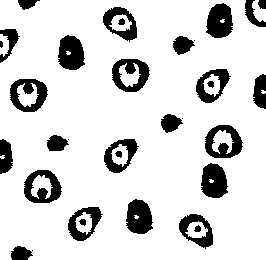
#> input picture imagen_entrada.jpg, 266 x 260 px
$ python main.py
#> lines starting #> are read from the running program, lines starting #| are printed output that depends on the picture; after the words box and inside, x2 and y2 are one past the last pixel; in counts of white or black regions, pixels touching at a corner belong together

#GRUPO : 6
# Integrantes:
# - CARLOS G AMARILLA VERDUN    CI: 4.945.001
# - ADRIAN ENRIQUE PEREZ GAONA  CI: 4.626.716
# - TOBIAS DANIEL OTAZO WIEGERT CI: 4.959.701


import cv2                       # OpenCV para procesamiento de imágenes
import numpy as np               # NumPy para operaciones con matrices
from skimage.util import invert  # Función para invertir imágenes (complemento)
from skimage.measure import label, regionprops  # Para etiquetar objetos y obtener propiedades

# Función para realizar reconstrucción morfológica geodésica
# marker: imagen semilla desde donde comenzará la reconstrucción
# mask: imagen que restringe el crecimiento de la reconstrucción
# kernel: elemento estructurante que define la conectividad
def reconstruccion_morfologica(marker, mask, kernel):
    prev = np.zeros_like(marker)  # Matriz para almacenar el estado anterior
    curr = marker.copy()          # Copia del marcador como punto de partida
    while True:
        prev[:] = curr            # Guarda estado actual para comparación
        dil = cv2.dilate(curr, kernel, iterations=1)  # Dilata la imagen actual
        curr = cv2.bitwise_and(dil, mask)  # Restringe el crecimiento según la máscara
        if np.array_equal(curr, prev):     # Verifica si hubo cambios
            break                 # Si no hay cambios, se alcanzó convergencia
    return curr                   # Devuelve la reconstrucción final


# -----------------------------
# ITEM 1: Generar Imagen A - Todas las células completas
# -----------------------------
img = cv2.imread('imagen_entrada.jpg', cv2.IMREAD_GRAYSCALE)  # Carga imagen original en escala de grises
#> img: shape (260, 266); 84% white; 33 black regions (5 under 20 px), largest, box (x1, y1, x2, y2) and area: (206, 3, 233, 38) 720, (58, 35, 85, 70) 720, (201, 163, 228, 198) 720
# Binariza la imagen usando el método Otsu y la invierte (células=1, fondo=0)
_, bin_img = cv2.threshold(img, 0, 1, cv2.THRESH_BINARY_INV + cv2.THRESH_OTSU)
h, w = bin_img.shape  # Obtiene dimensiones de la imagen
#> h = 260; w = 266

# Crea marcador inicial: solo los bordes de la imagen binarizada
# Este marcador identifica regiones conectadas al exterior
marker = np.zeros_like(bin_img)  # Inicializa marcador con ceros
marker[0, :]   = bin_img[0, :]   # Copia borde superior
#> marker: shape (260, 266); values 0 (black) and 1 (white), 0.05% white in thin lines or dots, all inside (x1, y1, x2, y2) = (18, 0, 266, 1)
marker[-1, :]  = bin_img[-1, :]  # Copia borde inferior
#> marker: shape (260, 266); values 0 (black) and 1 (white), 0.08% white in thin lines or dots
marker[:, 0]   = bin_img[:, 0]   # Copia borde izquierdo
#> marker: shape (260, 266); values 0 (black) and 1 (white), 0.15% white in thin lines or dots
marker[:, -1]  = bin_img[:, -1]  # Copia borde derecho
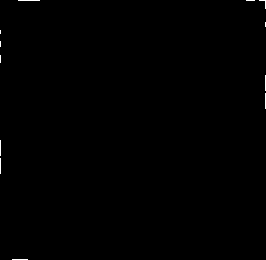
#> marker: shape (260, 266); values 0 (black) and 1 (white), 0.22% white in thin lines or dots

# Define elemento estructurante 3x3 para conectividad-8
B = np.array([[1, 1, 1],
              [1, 1, 1],
              [1, 1, 1]], dtype=np.uint8)

# Reconstruye las regiones conectadas al borde (fondo)
bordes_recon = reconstruccion_morfologica(marker, bin_img, B)
#> after the loop in reconstruccion_morfologica, `while True:`: curr: shape (260, 266); values 0 (black) and 1 (white), 2.4% white; 8 white regions (1 under 20 px), largest, box (x1, y1, x2, y2) and area: (253, 74, 266, 109) 349, (0, 139, 13, 174) 349, (0, 29, 20, 63) 280
#> after the loop in reconstruccion_morfologica, `while True:`: dil: shape (260, 266); values 0 (black) and 1 (white), 3.2% white; 8 white regions, largest, box (x1, y1, x2, y2) and area: (252, 73, 266, 110) 431, (0, 138, 14, 175) 431, (0, 28, 21, 64) 405
not_bordes   = invert(bordes_recon)  # Invierte para obtener regiones NO conectadas al borde
img_A_bin    = bin_img & not_bordes  # Obtiene células completas: objetos no conectados al borde
mask_A       = (1 - img_A_bin) * 255 # Convierte a formato imagen: 255=fondo (blanco), 0=células (negro)
cv2.imwrite('imagen_A.png', mask_A.astype(np.uint8))  # Guarda resultado


# -----------------------------
# ITEM 2: Generar Imagen B (solo citoplasmas) - Identificación de huecos internos
# -----------------------------
A_bin = (mask_A // 255).astype(np.uint8)  # Convierte A a formato binario: 1=fondo, 0=células

# Crea marcador desde los bordes de A_bin para detectar el fondo externo
marker2 = np.zeros_like(A_bin)
marker2[0, :]   = A_bin[0, :]    # Marca borde superior
#> marker2: shape (260, 266); values 0 (black) and 1 (white), 0.38% white in thin lines or dots, all inside (x1, y1, x2, y2) = (0, 0, 266, 1)
marker2[-1, :]  = A_bin[-1, :]   # Marca borde inferior
marker2[:, 0]   = A_bin[:, 0]    # Marca borde izquierdo
marker2[:, -1]  = A_bin[:, -1]   # Marca borde derecho
#> marker2: shape (260, 266); values 0 (black) and 1 (white), 1.5% white in thin lines or dots

# Reconstruye el fondo exterior
background_recon = reconstruccion_morfologica(marker2, A_bin, B)
#> after the loop in reconstruccion_morfologica (call 2), `while True:`:
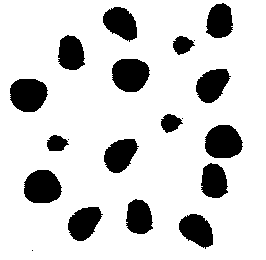
#> curr: shape (260, 266); values 0 (black) and 1 (white), 82.9% white; 20 black regions (4 under 20 px), largest, box (x1, y1, x2, y2) and area: (112, 59, 150, 92) 1008, (10, 79, 48, 112) 1008, (205, 125, 243, 158) 1008
#> after the loop in reconstruccion_morfologica (call 2), `while True:`:
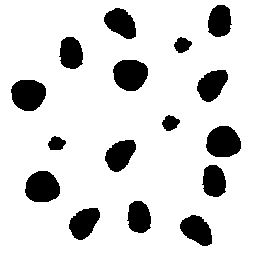
#> dil: shape (260, 266); values 0 (black) and 1 (white), 85.8% white; 16 black regions, largest, box (x1, y1, x2, y2) and area: (113, 60, 148, 91) 867, (11, 80, 46, 111) 867, (206, 126, 241, 157) 867
not_background   = invert(background_recon)  # Invierte para obtener regiones desconectadas del fondo
holes            = A_bin & not_background    # Intersección: identifica huecos internos (citoplasmas)
#> holes: shape (260, 266); values 0 (black) and 1 (white), 3.5% white; 13 white regions (4 under 20 px), largest, box (x1, y1, x2, y2) and area: (119, 63, 141, 87) 297, (17, 83, 39, 107) 297, (212, 130, 234, 154) 297

# Convierte a formato imagen y lo invierte para formato final:
# 255=fondo+citoplasmas (blanco), 0=membranas (negro)
img_B = (holes * 255).astype(np.uint8)
img_B = cv2.bitwise_not(img_B)
cv2.imwrite('imagen_B.png', img_B)


# -----------------------------
# ITEM 3: Generar Imagen C (células agujereadas) - Tipos 2, 3 y 4
# -----------------------------
A_bin       = (255 - mask_A) // 255    # 1=células, 0=fondo
B_holes_bin = (255 - img_B)   // 255    # 1=citoplasmas, 0=fondo+membranas

# Reconstruye células que contienen citoplasmas (usa citoplasmas como semillas)
recon_C = reconstruccion_morfologica(B_holes_bin, A_bin, B)
#> after the loop in reconstruccion_morfologica (call 3), `while True:`:
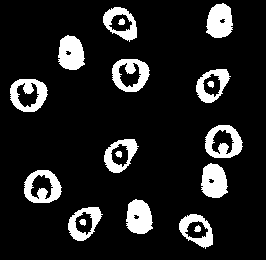
#> curr: shape (260, 266); values 0 (black) and 1 (white), 12.5% white; 18 white regions, largest, box (x1, y1, x2, y2) and area: (206, 3, 233, 38) 720, (58, 35, 85, 70) 720, (201, 163, 228, 198) 720
#> after the loop in reconstruccion_morfologica (call 3), `while True:`:
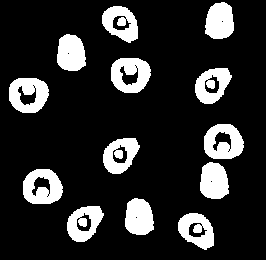
#> dil: shape (260, 266); values 0 (black) and 1 (white), 16.8% white; 13 white regions, largest, box (x1, y1, x2, y2) and area: (111, 58, 151, 93) 986, (9, 78, 49, 113) 986, (204, 124, 244, 159) 986
img_C   = (1 - recon_C) * 255  # Formato final: 0=células con agujeros (negro), 255=fondo (blanco)
cv2.imwrite('imagen_C.png', img_C.astype(np.uint8))


# -----------------------------
# ITEM 4: Generar Imagen D (células sin agujeros, Tipo 1)
# -----------------------------
A_bin = (255 - mask_A) // 255   # 1=todas las células, 0=fondo
C_bin = (255 - img_C)   // 255  # 1=células con agujeros, 0=fondo+células sin agujeros

# Obtiene células presentes en A pero no en C (todas las células menos las que tienen agujeros)
D_bin = cv2.bitwise_and(A_bin, cv2.bitwise_not(C_bin))
#> D_bin: shape (260, 266); values 0 (black) and 1 (white), 1.2% white; 7 white regions (4 under 20 px), largest, box (x1, y1, x2, y2) and area: (173, 36, 195, 55) 274, (161, 114, 183, 133) 274, (47, 135, 69, 151) 256
mask_D = (1 - D_bin) * 255  # Formato final: 0=células tipo 1 (negro), 255=fondo (blanco)
cv2.imwrite('imagen_D.png', mask_D.astype(np.uint8))


# -----------------------------
# ITEM 5: Generar Imagen E – aislar SOLO los NÚCLEOS de Tipo 4
# -----------------------------

# Convierte imagen B a formato binario
# img_B tiene: 0=membrana+célula, 255=fondo+citoplasma
# B_bin tendrá: 1=fondo+citoplasma, 0=membrana
B_bin = (img_B // 255).astype(np.uint8)

# Crea marcador del fondo exterior: marca píxeles en bordes de la imagen
marker_bg = np.zeros_like(B_bin)
marker_bg[0, :]   = B_bin[0, :]   # Marca borde superior
marker_bg[-1, :]  = B_bin[-1, :]  # Marca borde inferior
marker_bg[:, 0]   = B_bin[:, 0]   # Marca borde izquierdo
marker_bg[:, -1]  = B_bin[:, -1]  # Marca borde derecho

# Reconstruye regiones conectadas al exterior (fondo + citoplasmas abiertos)
fondo_recon_B = reconstruccion_morfologica(marker_bg, B_bin, B)
#> after the loop in reconstruccion_morfologica (call 4), `while True:`:
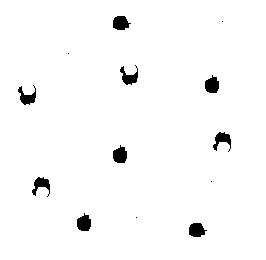
#> dil: shape (260, 266); values 0 (black) and 1 (white), 97.6% white; 13 black regions (4 under 20 px), largest, box (x1, y1, x2, y2) and area: (113, 16, 131, 30) 188, (205, 75, 219, 93) 188, (113, 145, 127, 163) 188

# Detecta citoplasmas completamente cerrados (no conectados al exterior)
# Estos son los núcleos de células Tipo 4: citoplasmas aislados del fondo
citoplasmas_cerrados = B_bin & invert(fondo_recon_B)
#> citoplasmas_cerrados: shape (260, 266); values 0 (black) and 1 (white), 0.25% white; 5 white regions, box (x1, y1, x2, y2) and area: (118, 18, 125, 25) 35, (207, 81, 214, 88) 35, (115, 151, 122, 158) 35, (79, 219, 86, 226) 35, (194, 225, 201, 232) 35

# Formato final: 0=núcleos Tipo 4 (negro), 255=resto (blanco)
img_E = (citoplasmas_cerrados * 255).astype(np.uint8)
img_E = cv2.bitwise_not(img_E)
cv2.imwrite('imagen_E.png', img_E)


# -----------------------------
# ITEM 6: Generar Imagen F (células de Tipo 4 completas)
# -----------------------------

# Redefine función de reconstrucción morfológica con enfoque alternativo
# Esta versión usa np.minimum en lugar de bitwise_and para valores no binarios
def reconstruccion_morfologica(marker, mask, kernel):
    prev = np.zeros_like(marker)
    curr = marker.copy()

    while not np.array_equal(curr, prev):
        prev = curr.copy()
        dilated = cv2.dilate(curr, kernel, iterations=1)
        curr = np.minimum(dilated, mask)  # Mínimo elemento a elemento

    return curr

# Prepara núcleos como semillas para la reconstrucción
# Invierte E para que núcleos sean 1 (semillas) y resto 0
E_nucleos = cv2.bitwise_not(img_E) // 255
E_nucleos = E_nucleos.astype(np.uint8)

# Prepara máscara con todas las células (de imagen A)
# 1=células (región donde pueden crecer las semillas), 0=fondo
A_celulas = (255 - mask_A) // 255
A_celulas = A_celulas.astype(np.uint8)

# Dilata ligeramente los núcleos para mejor propagación
kernel_dil = np.ones((5,5), np.uint8)  # Kernel más grande
nucleos_dil = cv2.dilate(E_nucleos, kernel_dil, iterations=2)
#> nucleos_dil: shape (260, 266); values 0 (black) and 1 (white), 1.5% white; 5 white regions, box (x1, y1, x2, y2) and area: (114, 14, 129, 29) 211, (203, 77, 218, 92) 211, (111, 147, 126, 162) 211, (75, 215, 90, 230) 211, (190, 221, 205, 236) 211

# Reconstrucción: propaga núcleos dentro de las células
# El resultado son células completas de Tipo 4
celulas_tipo4 = reconstruccion_morfologica(nucleos_dil, A_celulas, B)
#> the loop in reconstruccion_morfologica, `while not np.array_equal(curr, prev):` made 18 passes
#> pass 1, in reconstruccion_morfologica, `dilated = cv2.dilate(curr, kernel, iterations=1)`:
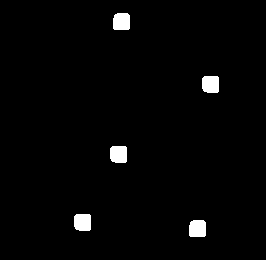
#> dilated: shape (260, 266); values 0 (black) and 1 (white), 2% white; 5 white regions

# Formato final: 0=células Tipo 4 (negro), 255=fondo (blanco)
img_F = ((1 - celulas_tipo4) * 255).astype(np.uint8)
cv2.imwrite('imagen_F.png', img_F)


# -----------------------------
# ITEM 7: Generar Imagen G - Células Tipo 2 y Tipo 3
# -----------------------------

# Prepara imágenes binarias con formato: 1=objeto, 0=fondo
A_bin = ((255 - mask_A) // 255).astype(np.uint8)  # Todas las células
D_bin = ((255 - mask_D) // 255).astype(np.uint8)  # Células Tipo 1
F_bin = ((255 - img_F) // 255).astype(np.uint8)   # Células Tipo 4

# Paso 1: Excluye células Tipo 1 de todas las células
# A_no1 tendrá solo células Tipo 2, 3 y 4
A_no1 = cv2.bitwise_and(A_bin, cv2.bitwise_not(D_bin))

# Paso 2: Excluye células Tipo 4 del resultado anterior
# G_bin contendrá ahora solo células Tipo 2 y 3
G_bin = cv2.bitwise_and(A_no1, cv2.bitwise_not(F_bin))

# Formato final: 0=células Tipo 2 y 3 (negro), 255=fondo (blanco)
img_G = (1 - G_bin) * 255
cv2.imwrite('imagen_G.png', img_G.astype(np.uint8))


# -----------------------------
# ITEM 8: Diferenciar células Tipo 2 vs Tipo 3 (con visualización en colores)
# -----------------------------

# Carga las imágenes necesarias para la clasificación final
img_G = cv2.imread('imagen_G.png', cv2.IMREAD_GRAYSCALE)  # Células Tipo 2 y 3
img_B = cv2.imread('imagen_B.png', cv2.IMREAD_GRAYSCALE)  # Información de citoplasmas

# Binariza las imágenes para el análisis
G_bin = (img_G < 128).astype(np.uint8)  # 1=células Tipo 2 y 3, 0=fondo
B_bin = (img_B > 200).astype(np.uint8)  # 1=citoplasmas (regiones blancas), 0=membranas+fondo

# Etiqueta cada célula como un objeto independiente
etiquetas = label(G_bin)  # 0=fondo, 1,2,...=células individuales
regiones = regionprops(etiquetas)  # Calcula propiedades de cada célula
#> regiones = 8 regions; box (x1, y1, x2, y2) and area: (206, 3, 233, 38) 720, (58, 35, 85, 70) 720, (201, 163, 228, 198) 720, (126, 199, 153, 234) 720, (112, 59, 150, 92) 711, (10, 79, 48, 112) 711, (205, 125, 243, 158) 711, (24, 170, 62, 203) 711

# Prepara imagen de salida coloreada con fondo blanco
imagen_coloreada = np.ones((img_G.shape[0], img_G.shape[1], 3), dtype=np.uint8) * 255

# Ordena las células por tamaño (de mayor a menor)
# Esto ayuda a identificar mejor las células con citoplasma grande
celulas_ordenadas = sorted(regiones, key=lambda r: r.area, reverse=True)
#> celulas_ordenadas has the same summary as regiones
contador_tipo3 = 0  # Contador para células Tipo 3 (sabemos que hay 4)

# Analiza cada célula individualmente
for region in celulas_ordenadas:
    # Crea máscara para la célula actual
    mascara = etiquetas == region.label

    # Calcula píxeles de citoplasma dentro de la célula
    # Intersección entre B_bin (citoplasmas) y la máscara de célula
    citoplasma_presente = B_bin & mascara.astype(np.uint8)
    area_citoplasma = np.sum(citoplasma_presente)  # Cuenta píxeles de citoplasma

    # Las 4 células con mayor área de citoplasma son Tipo 3
    # El resto son Tipo 2
    if contador_tipo3 < 4:
        # Células Tipo 3 en ROSA INTENSO (formato BGR de OpenCV)
        imagen_coloreada[mascara] = [180, 105, 255]  # Rosa intenso
        contador_tipo3 += 1
    else:
        # Células Tipo 2 en VERDE INTENSO (formato BGR de OpenCV)
        imagen_coloreada[mascara] = [50, 205, 50]  # Verde intenso
#> this loop made 8 passes
#> area_citoplasma on passes 1 to 8: 720, 720, 720, 720, 711, 711, 711, 711
#> after the loop, contador_tipo3 = 4

# Guarda resultado final con células clasificadas y coloreadas
cv2.imwrite('celulas_clasificadas.png', imagen_coloreada)


# -----------------------------
# Mostrar resultados (opcional)
# -----------------------------
# Muestra todas las imágenes generadas para verificación visual
cv2.imshow('Original', img)  # Imagen original
cv2.imshow('A Celulas completas', mask_A.astype(np.uint8))  # Todas las células
cv2.imshow('B Citoplasmas (huecos)', img_B)  # Citoplasmas
cv2.imshow('C Celulas agujereadas', img_C.astype(np.uint8))  # Células con agujeros
cv2.imshow('D Celulas sin agujeros (Tipo 1)', mask_D.astype(np.uint8))  # Células Tipo 1
cv2.imshow('E Nucleos Tipo 4', img_E)  # Núcleos de células Tipo 4
cv2.imshow('F Celulas Tipo 4 completas', img_F)  # Células Tipo 4 completas
cv2.imshow('G Celulas Tipo 2 y 3', img_G.astype(np.uint8))  # Células Tipo 2 y 3
cv2.imshow('Celulas Tipo 2 y 3', imagen_coloreada)  # Clasificación final coloreada
cv2.waitKey(0)  # Espera hasta que se presione una tecla
cv2.destroyAllWindows()  # Cierra todas las ventanas
